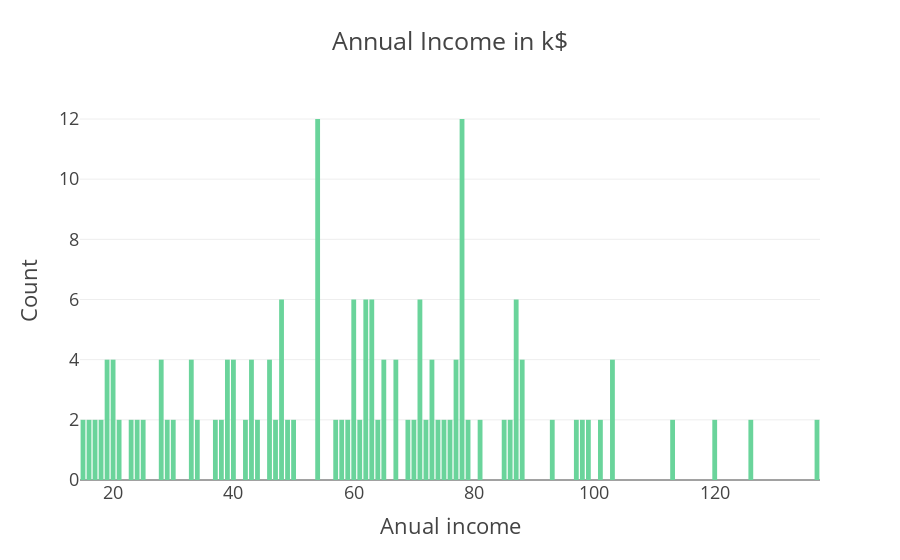

This figure's notebook cell:
### Markdown cell above
The spending score of most of the females lies between the 35 and 52 and also there is age between 18 to 35 years age. In the given dataset the no. of data of female is more than male so we did not exactly find the status of man visiting mall. By viewing these plots we conclude that male did not have much spending score than female because they did not visit mall frequently.

### Code cell
col='Annual Income (k$)'
v2=x[col].value_counts().reset_index()
v2=v2.rename(columns={col:'count','index':col})
v2['percent']=v2['count'].apply(lambda x : 100*x/sum(v2['count']))
v2=v2.sort_values(col)
trace1 = go.Bar(x=v2[col], y=v2["count"], name="Emb",  marker=dict(color="#6ad49b"))
layout={'title':"Annual Income in k$",'xaxis':{'title':"Anual income"},'yaxis':{'title':"Count"}}
fig = go.Figure(data=[trace1], layout=layout)
fig.layout.template='presentation'
iplot(fig)

### Figure 1 — Plotly figure (JSON) as saved in the notebook; plotly's stock layout.template omitted (floating-point values rounded to 4 significant figures)
{"data": [{"marker": {"color": "#6ad49b"}, "name": "Emb", "type": "bar", "x": [15, 16, 17, 18, 19, 20, 21, 23, 24, 25, 28, 29, 30, 33, 34, 37, 38, 39, 40, 42, 43, 44, 46, 47, 48, 49, 50, 54, 57, 58, 59, 60, 61, 62, 63, 64, 65, 67, 69, 70, 71, 72, 73, 74, 75, 76, 77, 78, 79, 81, 85, 86, 87, 88, 93, 97, 98, 99, 101, 103, 113, 120, 126, 137], "y": [2, 2, 2, 2, 4, 4, 2, 2, 2, 2, 4, 2, 2, 4, 2, 2, 2, 4, 4, 2, 4, 2, 4, 2, 6, 2, 2, 12, 2, 2, 2, 6, 2, 6, 6, 2, 4, 4, 2, 2, 6, 2, 4, 2, 2, 2, 4, 12, 2, 2, 2, 2, 6, 4, 2, 2, 2, 2, 2, 4, 2, 2, 2, 2]}], "layout": {"title": {"text": "Annual Income in k$"}, "xaxis": {"title": {"text": "Anual income"}}, "yaxis": {"title": {"text": "Count"}}}}
